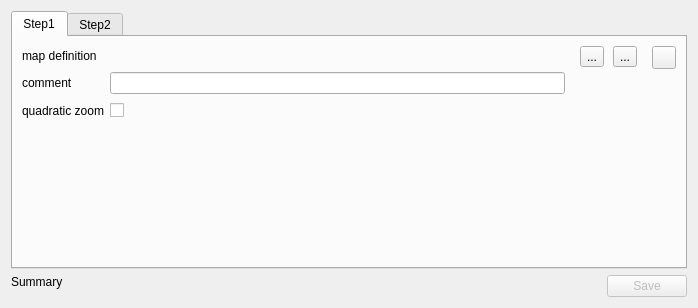
<?xml version="1.0" encoding="UTF-8"?>
<ui version="4.0">
 <class>ICreateMapQMAP</class>
 <widget class="QWidget" name="ICreateMapQMAP">
  <property name="geometry">
   <rect>
    <x>0</x>
    <y>0</y>
    <width>698</width>
    <height>308</height>
   </rect>
  </property>
  <property name="windowTitle">
   <string>Form</string>
  </property>
  <layout class="QVBoxLayout" name="verticalLayout">
   <item>
    <widget class="QTabWidget" name="tabWidget">
     <property name="currentIndex">
      <number>0</number>
     </property>
     <widget class="QWidget" name="tab">
      <attribute name="icon">
       <iconset>
        <normalon>:/pics/Step1.png</normalon>
       </iconset>
      </attribute>
      <attribute name="title">
       <string>Step1</string>
      </attribute>
      <layout class="QGridLayout" name="gridLayout">
       <item row="0" column="0">
        <layout class="QGridLayout" name="_6">
         <property name="sizeConstraint">
          <enum>QLayout::SetMinimumSize</enum>
         </property>
         <item row="0" column="0">
          <widget class="QLabel" name="label_4">
           <property name="sizePolicy">
            <sizepolicy hsizetype="Maximum" vsizetype="Preferred">
             <horstretch>0</horstretch>
             <verstretch>0</verstretch>
            </sizepolicy>
           </property>
           <property name="text">
            <string>map definition</string>
           </property>
          </widget>
         </item>
         <item row="0" column="1">
          <widget class="QLabel" name="labelCurrentMap">
           <property name="sizePolicy">
            <sizepolicy hsizetype="Preferred" vsizetype="Maximum">
             <horstretch>0</horstretch>
             <verstretch>0</verstretch>
            </sizepolicy>
           </property>
           <property name="text">
            <string/>
           </property>
          </widget>
         </item>
         <item row="1" column="0">
          <widget class="QLabel" name="label_6">
           <property name="text">
            <string>comment</string>
           </property>
          </widget>
         </item>
         <item row="1" column="1">
          <widget class="QLineEdit" name="lineComment"/>
         </item>
         <item row="2" column="0">
          <widget class="QLabel" name="label_7">
           <property name="text">
            <string>quadratic zoom</string>
           </property>
          </widget>
         </item>
         <item row="2" column="1">
          <widget class="QCheckBox" name="checkQuadraticZoom">
           <property name="text">
            <string/>
           </property>
          </widget>
         </item>
        </layout>
       </item>
       <item row="0" column="1">
        <layout class="QVBoxLayout" name="_7">
         <property name="sizeConstraint">
          <enum>QLayout::SetMinimumSize</enum>
         </property>
         <item>
          <layout class="QGridLayout" name="_8">
           <property name="spacing">
            <number>0</number>
           </property>
           <item row="0" column="0">
            <widget class="QToolButton" name="toolOpen">
             <property name="toolTip">
              <string>Open existing *.qmap definition</string>
             </property>
             <property name="text">
              <string>...</string>
             </property>
            </widget>
           </item>
           <item row="0" column="1">
            <widget class="QToolButton" name="toolNew">
             <property name="toolTip">
              <string>Create new *.qmap definition</string>
             </property>
             <property name="text">
              <string>...</string>
             </property>
            </widget>
           </item>
          </layout>
         </item>
         <item>
          <spacer>
           <property name="orientation">
            <enum>Qt::Vertical</enum>
           </property>
           <property name="sizeHint" stdset="0">
            <size>
             <width>75</width>
             <height>16</height>
            </size>
           </property>
          </spacer>
         </item>
        </layout>
       </item>
       <item row="0" column="2">
        <layout class="QVBoxLayout" name="_9">
         <property name="sizeConstraint">
          <enum>QLayout::SetMinimumSize</enum>
         </property>
         <item>
          <widget class="CHelpButton" name="helpStep1">
           <property name="toolTip">
            <string>Help</string>
           </property>
           <property name="text">
            <string notr="true"/>
           </property>
          </widget>
         </item>
         <item>
          <spacer name="verticalSpacer_3">
           <property name="orientation">
            <enum>Qt::Vertical</enum>
           </property>
           <property name="sizeHint" stdset="0">
            <size>
             <width>20</width>
             <height>40</height>
            </size>
           </property>
          </spacer>
         </item>
        </layout>
       </item>
       <item row="1" column="0">
        <spacer name="verticalSpacer">
         <property name="orientation">
          <enum>Qt::Vertical</enum>
         </property>
         <property name="sizeType">
          <enum>QSizePolicy::MinimumExpanding</enum>
         </property>
         <property name="sizeHint" stdset="0">
          <size>
           <width>178</width>
           <height>136</height>
          </size>
         </property>
        </spacer>
       </item>
      </layout>
     </widget>
     <widget class="QWidget" name="tab_2">
      <attribute name="icon">
       <iconset>
        <normalon>:/pics/Step2.png</normalon>
       </iconset>
      </attribute>
      <attribute name="title">
       <string>Step2</string>
      </attribute>
      <layout class="QHBoxLayout" name="horizontalLayout_2">
       <item>
        <widget class="QTreeWidget" name="treeLevels">
         <property name="sizePolicy">
          <sizepolicy hsizetype="Expanding" vsizetype="Minimum">
           <horstretch>0</horstretch>
           <verstretch>0</verstretch>
          </sizepolicy>
         </property>
         <property name="minimumSize">
          <size>
           <width>0</width>
           <height>120</height>
          </size>
         </property>
         <property name="toolTip">
          <string>&lt;html&gt;&lt;head&gt;&lt;meta name=&quot;qrichtext&quot; content=&quot;1&quot; /&gt;&lt;style type=&quot;text/css&quot;&gt;
p, li { white-space: pre-wrap; }
&lt;/style&gt;&lt;/head&gt;&lt;body style=&quot; font-family:'DejaVu Sans'; font-size:8pt; font-weight:400; font-style:normal;&quot;&gt;
&lt;p style=&quot;-qt-paragraph-type:empty; margin-top:0px; margin-bottom:0px; margin-left:0px; margin-right:0px; -qt-block-indent:0; text-indent:0px;&quot;&gt;&lt;/p&gt;&lt;/body&gt;&lt;/html&gt;</string>
         </property>
         <column>
          <property name="text">
           <string>Detail Layer</string>
          </property>
         </column>
         <column>
          <property name="text">
           <string>min. zoom</string>
          </property>
         </column>
         <column>
          <property name="text">
           <string>max. zoom</string>
          </property>
         </column>
         <column>
          <property name="text">
           <string>files</string>
          </property>
         </column>
        </widget>
       </item>
       <item>
        <layout class="QVBoxLayout" name="_10">
         <item>
          <widget class="QPushButton" name="pushAdd">
           <property name="enabled">
            <bool>false</bool>
           </property>
           <property name="text">
            <string>add</string>
           </property>
          </widget>
         </item>
         <item>
          <widget class="QPushButton" name="pushEdit">
           <property name="enabled">
            <bool>false</bool>
           </property>
           <property name="text">
            <string>edit</string>
           </property>
          </widget>
         </item>
         <item>
          <widget class="QPushButton" name="pushDel">
           <property name="enabled">
            <bool>false</bool>
           </property>
           <property name="text">
            <string>del</string>
           </property>
          </widget>
         </item>
         <item>
          <widget class="QPushButton" name="pushUp">
           <property name="enabled">
            <bool>false</bool>
           </property>
           <property name="text">
            <string>up</string>
           </property>
          </widget>
         </item>
         <item>
          <widget class="QPushButton" name="pushDown">
           <property name="enabled">
            <bool>false</bool>
           </property>
           <property name="text">
            <string>down</string>
           </property>
          </widget>
         </item>
         <item>
          <spacer>
           <property name="orientation">
            <enum>Qt::Vertical</enum>
           </property>
           <property name="sizeHint" stdset="0">
            <size>
             <width>75</width>
             <height>6</height>
            </size>
           </property>
          </spacer>
         </item>
        </layout>
       </item>
       <item>
        <layout class="QVBoxLayout" name="_11">
         <item>
          <widget class="CHelpButton" name="helpStep2">
           <property name="enabled">
            <bool>false</bool>
           </property>
           <property name="text">
            <string notr="true"/>
           </property>
          </widget>
         </item>
         <item>
          <spacer name="verticalSpacer_2">
           <property name="orientation">
            <enum>Qt::Vertical</enum>
           </property>
           <property name="sizeHint" stdset="0">
            <size>
             <width>20</width>
             <height>6</height>
            </size>
           </property>
          </spacer>
         </item>
        </layout>
       </item>
      </layout>
     </widget>
    </widget>
   </item>
   <item>
    <layout class="QHBoxLayout" name="horizontalLayout">
     <item>
      <layout class="QHBoxLayout" name="_2">
       <item>
        <widget class="QLabel" name="label_5">
         <property name="sizePolicy">
          <sizepolicy hsizetype="Maximum" vsizetype="Preferred">
           <horstretch>0</horstretch>
           <verstretch>0</verstretch>
          </sizepolicy>
         </property>
         <property name="text">
          <string>Summary</string>
         </property>
         <property name="alignment">
          <set>Qt::AlignLeading|Qt::AlignLeft|Qt::AlignTop</set>
         </property>
        </widget>
       </item>
       <item>
        <widget class="QLabel" name="labelSummary">
         <property name="text">
          <string/>
         </property>
         <property name="alignment">
          <set>Qt::AlignLeading|Qt::AlignLeft|Qt::AlignTop</set>
         </property>
         <property name="wordWrap">
          <bool>true</bool>
         </property>
        </widget>
       </item>
      </layout>
     </item>
     <item>
      <spacer name="horizontalSpacer">
       <property name="orientation">
        <enum>Qt::Horizontal</enum>
       </property>
       <property name="sizeHint" stdset="0">
        <size>
         <width>40</width>
         <height>20</height>
        </size>
       </property>
      </spacer>
     </item>
     <item>
      <widget class="QPushButton" name="pushSave">
       <property name="enabled">
        <bool>false</bool>
       </property>
       <property name="text">
        <string>Save</string>
       </property>
      </widget>
     </item>
    </layout>
   </item>
  </layout>
 </widget>
 <customwidgets>
  <customwidget>
   <class>CHelpButton</class>
   <extends>QToolButton</extends>
   <header>CHelpButton.h</header>
  </customwidget>
 </customwidgets>
 <resources/>
 <connections/>
</ui>
